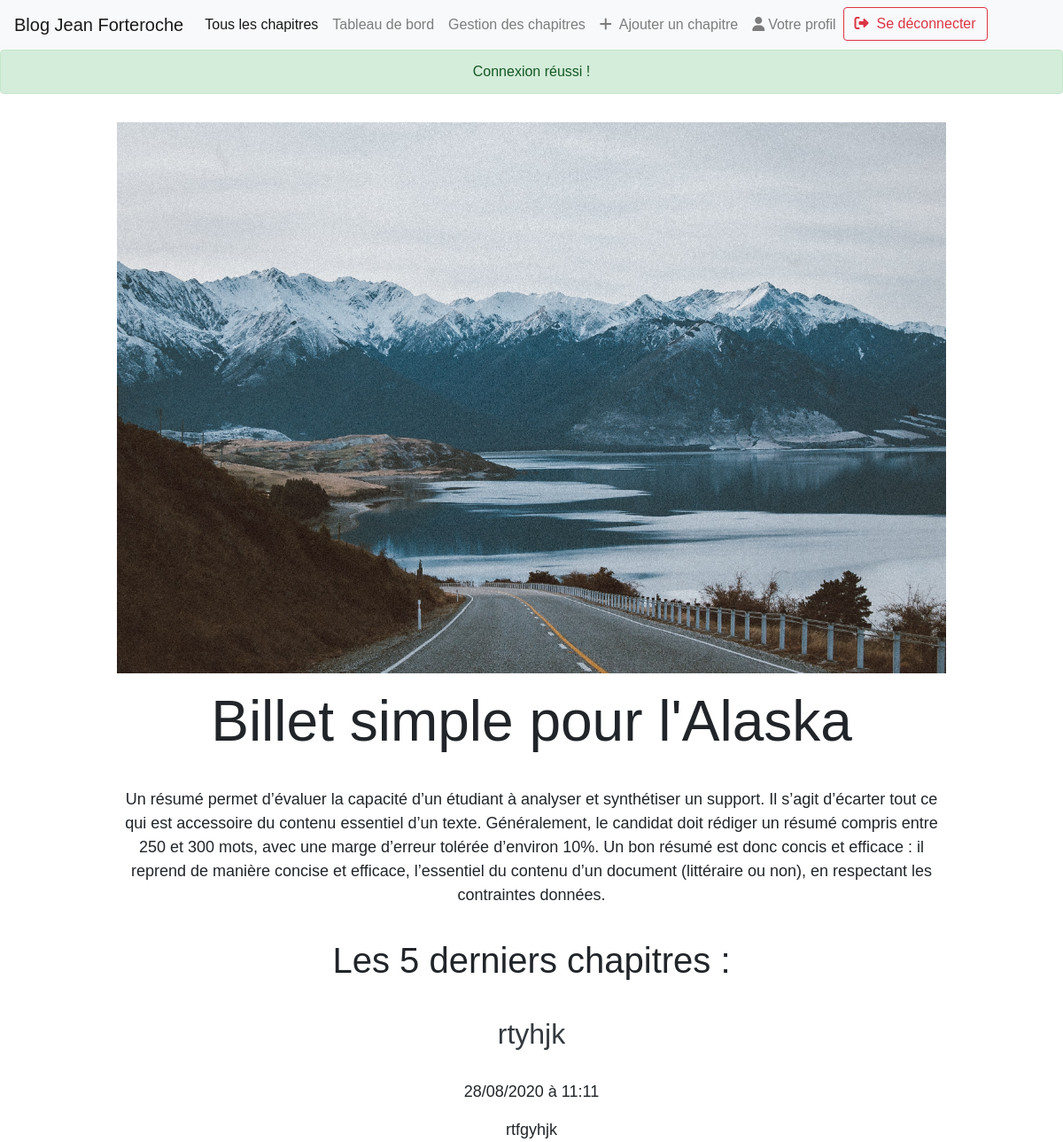
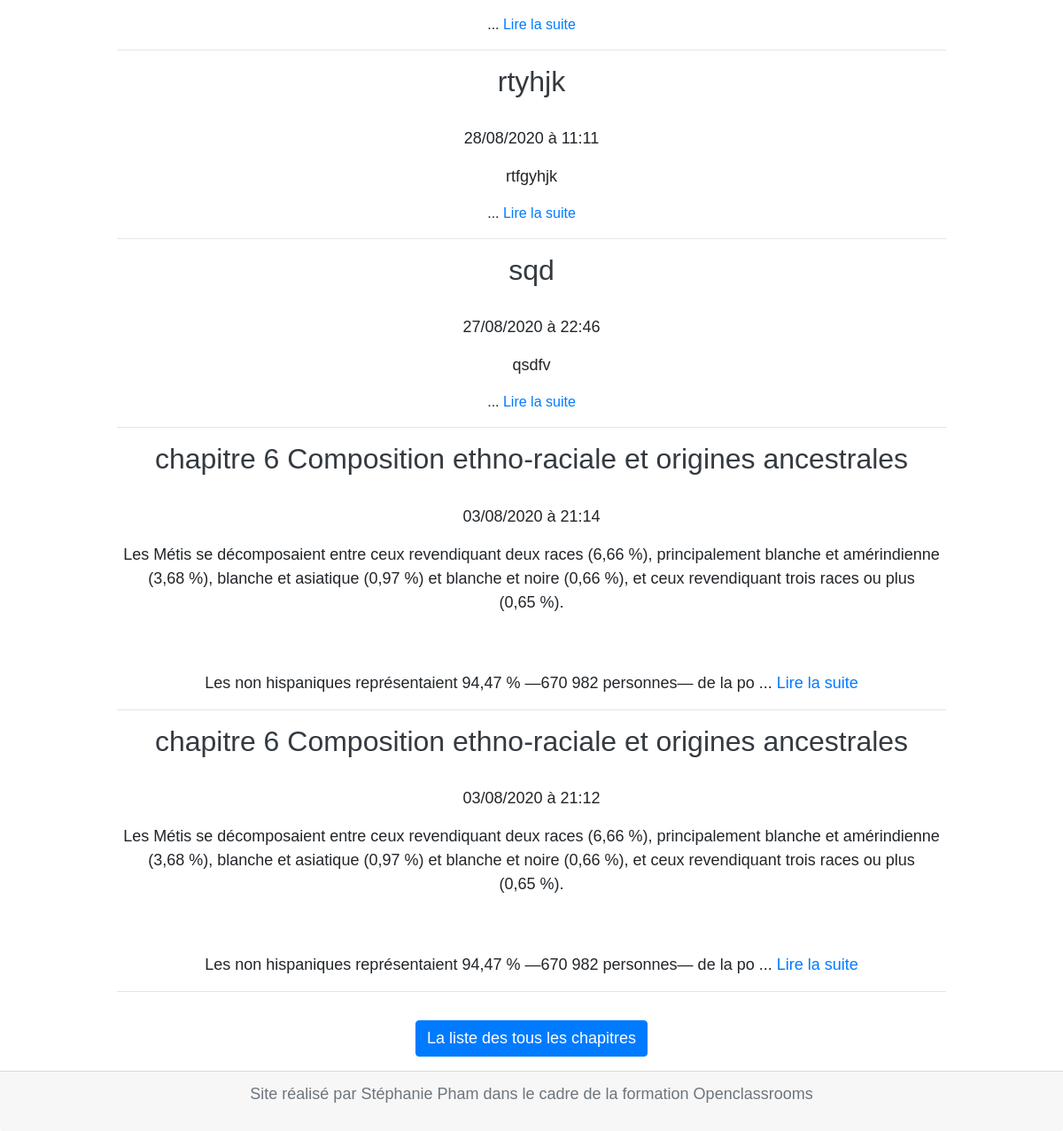
/index.php (signed in), run on the app's committed database (2 pictures, top to bottom).
### tables this page shows
CREATE TABLE IF NOT EXISTS `articles` (
  `id` int(11) NOT NULL AUTO_INCREMENT,
  `title` varchar(255) NOT NULL,
  `content` text NOT NULL,
  `date_article` datetime NOT NULL DEFAULT current_timestamp(),
  PRIMARY KEY (`id`)
);

### App/Controller/Articles.php (called while the page is built, shortened)
<?php
class Articles extends Controller {
    public function home()
    {
        $articleManager = new ArticleManager();
        $lastArticles = $articleManager->listLastArticles();
        include 'view/Visitor/homeView.php';
    }
}

### App/Model/ArticleManager.php (called while the page is built, shortened)
<?php
class ArticleManager extends Manager
{
    public function listLastArticles()
    {
        $db = $this->dbConnect();
        $reqArticles = $db->query('
            SELECT *
            FROM articles
            ORDER BY date_article DESC LIMIT 0,5
        ');
        $reqArticles->execute();
        return $lastArticles = $reqArticles->fetchAll();
    }
}

### view/Visitor/homeView.php (the view, shortened to what this page needs)
<div class="globalContent container-fluid">
    <header class="header text-center">
        <div class="imageHeader">
            <img src="public/image/image1.jpg" alt="route alaska">
        </div>
        <div class="ContentHeader">
            <h1 class="titleHeader">Billet simple pour l'Alaska</h1>
            <p class="contentHeader">
                Un résumé permet d’évaluer la capacité d’un étudiant à analyser et synthétiser un support.
                Il s’agit d’écarter tout ce qui est accessoire du contenu essentiel d’un texte. Généralement,
                le candidat doit rédiger un résumé compris entre 250 et 300 mots, avec une marge d’erreur tolérée
                d’environ 10%.
                Un bon résumé est donc concis et efficace : il reprend de manière concise et efficace, l’essentiel du
                contenu d’un document
                (littéraire ou non), en respectant les contraintes données.
            </p>
        </div>
    </header>
    <section class="text-center">
        <div class="titleSection">
            <h1 class="titleSection">Les 5 derniers chapitres : </h1>
        </div>
        <article>
            <?php foreach ($lastArticles as  $lastArticle) { ?>
            <div class="article-global">
                <div class="article-global">
                    <div class="article-title">
                        <h2>
                            <a href="index.php?action=article&amp;id=<?= $lastArticle['id'] ?>"
                                class="text-dark"><?= $lastArticle['title'] ?> </a>
                        </h2> &ensp;
                    </div>
                    <div class="article-content">
                        <p class="articlePara ">
                            <?= date_format(date_create($lastArticle['date_article']), 'd/m/Y à H:i') ?>
                            <?= nl2br(mb_substr($lastArticle['content'], 0, 400))  ?> ...
                            <a href="index.php?action=article&amp;id=<?= $lastArticle['id'] ?>" class="link-read-more">Lire la suite</a>
                    </div>
                </div>
            </div>
            <hr>
            <?php } ?>
        </article>
        <p><a href="index.php?action=listArticles" class="linkListArticle btn btn-primary"> La liste des tous les
                chapitres </a>
        </p>
    </section>
</div>
<?php include 'view/template.php'; ?>

### public/css/style.css (style rules this page uses)
* { font-family: "Arial", "Segoe Script"; }
.globalContent { margin-top: 2em; }
.imageHeader { margin-bottom: 1em; }
.imageHeader img { width: 60em; }
.titleHeader { font-weight: 600; font-size: 4em; }
.contentHeader { width: 80%; margin: 2em auto; }
.titleSection { font-weight: 500; font-size: 2em; margin-bottom: 1em; }
article { width: 80%; margin: 2em auto; }

### public/css/queries.css (style rules this page uses)
@media all and (max-width :1440px ) { p , .linkListArticle { font-size: 18px; } }
@media all and (max-width :1440px ) { .imageHeader img { width: 80%; } }
@media all and (max-width :1440px ) { .titleHeader { font-size: 4em; font-weight: 300; } }
@media all and (max-width :1440px ) { .titleSection { font-size: 40px; font-weight: 200; } }

### data on the page
articles: title "rtyhjk", date_article "28/08/2020 à 11:11", content "rtfgyhjk"
articles: title "rtyhjk", date_article "28/08/2020 à 11:11", content "rtfgyhjk"
articles: title "sqd", date_article "27/08/2020 à 22:46", content "qsdfv"
articles: title "chapitre 6 Composition ethno-raciale et origines ancestrales", date_article "03/08/2020 à 21:14", content "Les Métis se décomposaient entre ceux revendiquant deux races (6,66 %), principalement blanche et amérindienne (3,68 %), blanche et asiatique (0,97 %) et blanche et noire (0,66 %), et ceux revendiquant trois races ou plus (0,65 %). Les non hispaniques représentaient 94,47 % —670 982 personnes— de la po"
articles: title "chapitre 6 Composition ethno-raciale et origines ancestrales", date_article "03/08/2020 à 21:12", content "Les Métis se décomposaient entre ceux revendiquant deux races (6,66 %), principalement blanche et amérindienne (3,68 %), blanche et asiatique (0,97 %) et blanche et noire (0,66 %), et ceux revendiquant trois races ou plus (0,65 %). Les non hispaniques représentaient 94,47 % —670 982 personnes— de la po"

### other printed values
$flash['message'] "Connexion réussi !"
